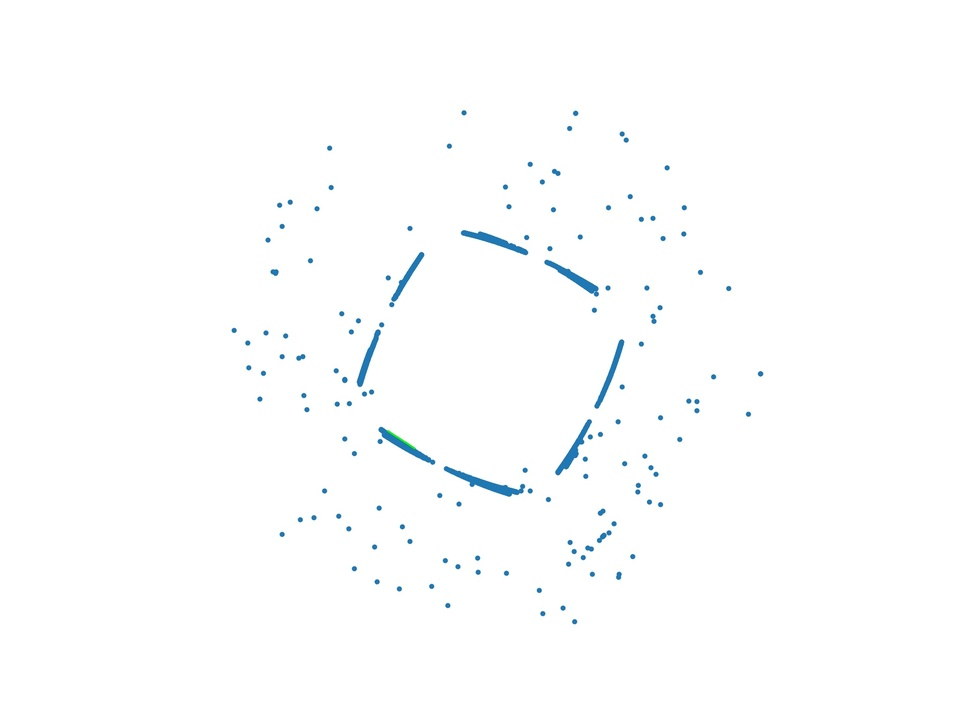
#> input picture houghlines5.jpg, 970 x 727 px, shrunk from 1920 x 1440 before the run
$ python hmoments.py houghlines5.jpg poly.bmp
#> lines starting #> are read from the running program, lines starting #| are printed output that depends on the picture; after the words box and inside, x2 and y2 are one past the last pixel; in counts of white or black regions, pixels touching at a corner belong together; long printed decimals are rounded
import cv2
import os
import sys

file1 = sys.argv[1]
file2 = sys.argv[2]

img1 = cv2.imread(file1, cv2.IMREAD_GRAYSCALE)
#> img1: shape (727, 970); min 79, max 255, mean 253.5
img2 = cv2.imread(file2, cv2.IMREAD_GRAYSCALE)
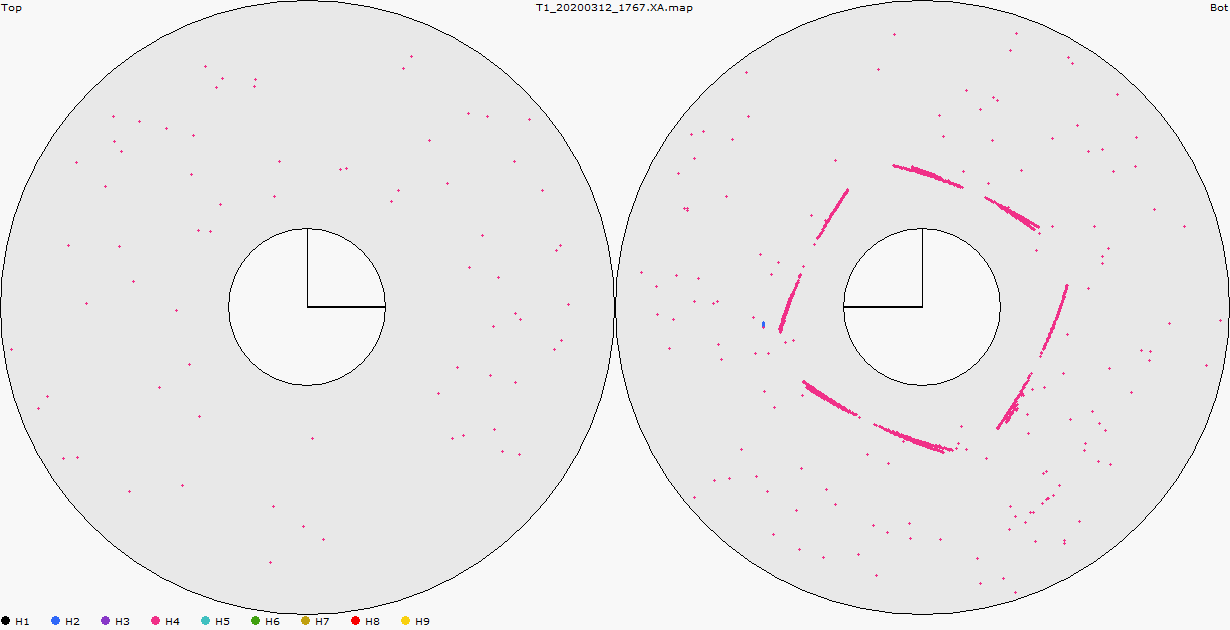
#> input picture poly.bmp, 1230 x 630 px
#> img2: shape (630, 1230); min 0, max 248, mean 234.3

ret1, thresh1 = cv2.threshold(img1,240,255,cv2.THRESH_BINARY)
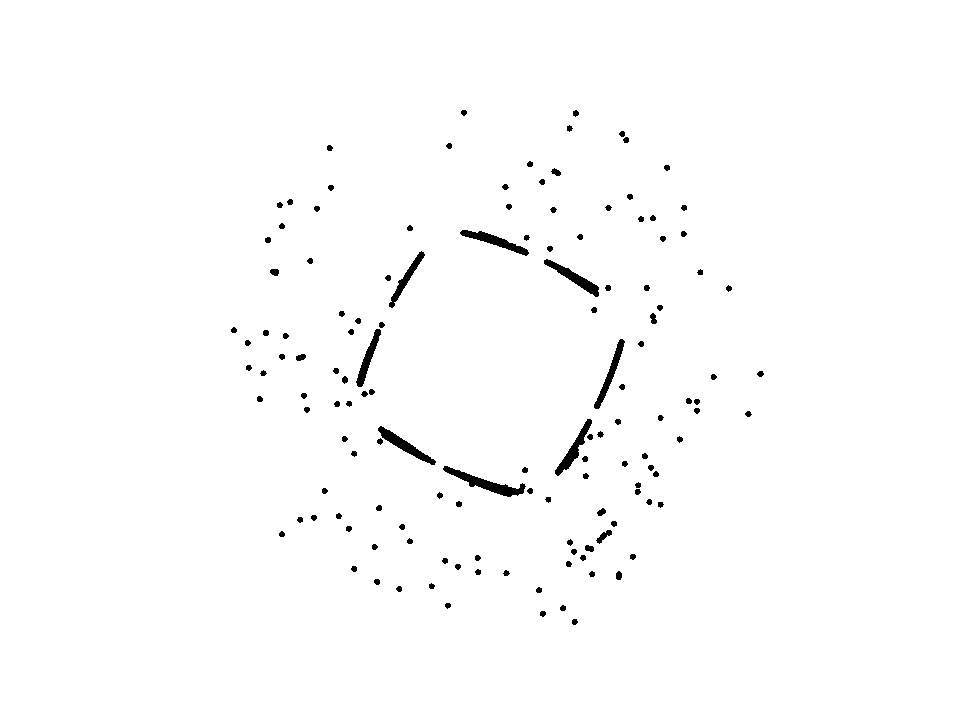
#> thresh1: shape (727, 970); 98.9% white; 136 black regions, largest, box (x1, y1, x2, y2) and area: (443, 466, 526, 497) 708, (378, 426, 436, 465) 539, (460, 230, 529, 256) 533
ret2, thresh2 = cv2.threshold(img2,240,255,cv2.THRESH_BINARY)
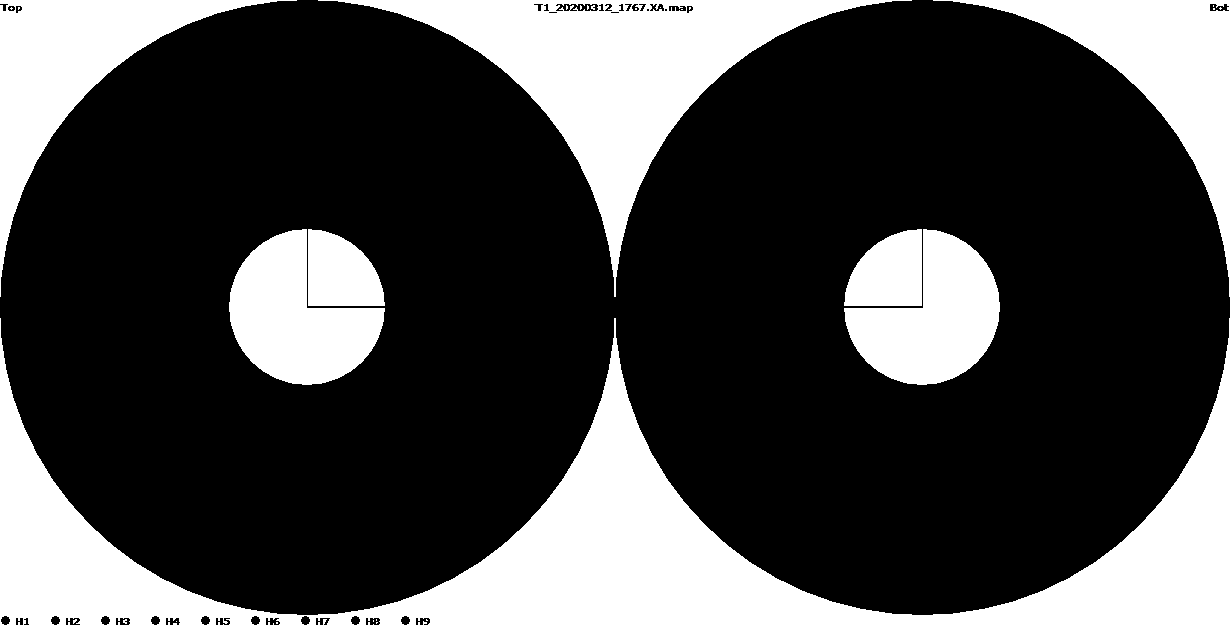
#> thresh2: shape (630, 1230); 28.1% white; 29 white regions (21 under 20 px), largest, box (x1, y1, x2, y2) and area: (0, 318, 1230, 630) 98917, (318, 0, 912, 297) 40218, (0, 0, 297, 297) 20322


d1 = cv2.matchShapes(img1,img2,cv2.CONTOURS_MATCH_I1,0)
#> d1 = 0.0111
d2 = cv2.matchShapes(img1,img2,cv2.CONTOURS_MATCH_I2,0)
#> d2 = 0.107
d3 = cv2.matchShapes(img1,img2,cv2.CONTOURS_MATCH_I3,0)
#> d3 = 0.0339

print(d2)
#| 0.1071

if d2 > 0.0:
    print('mismatch')
